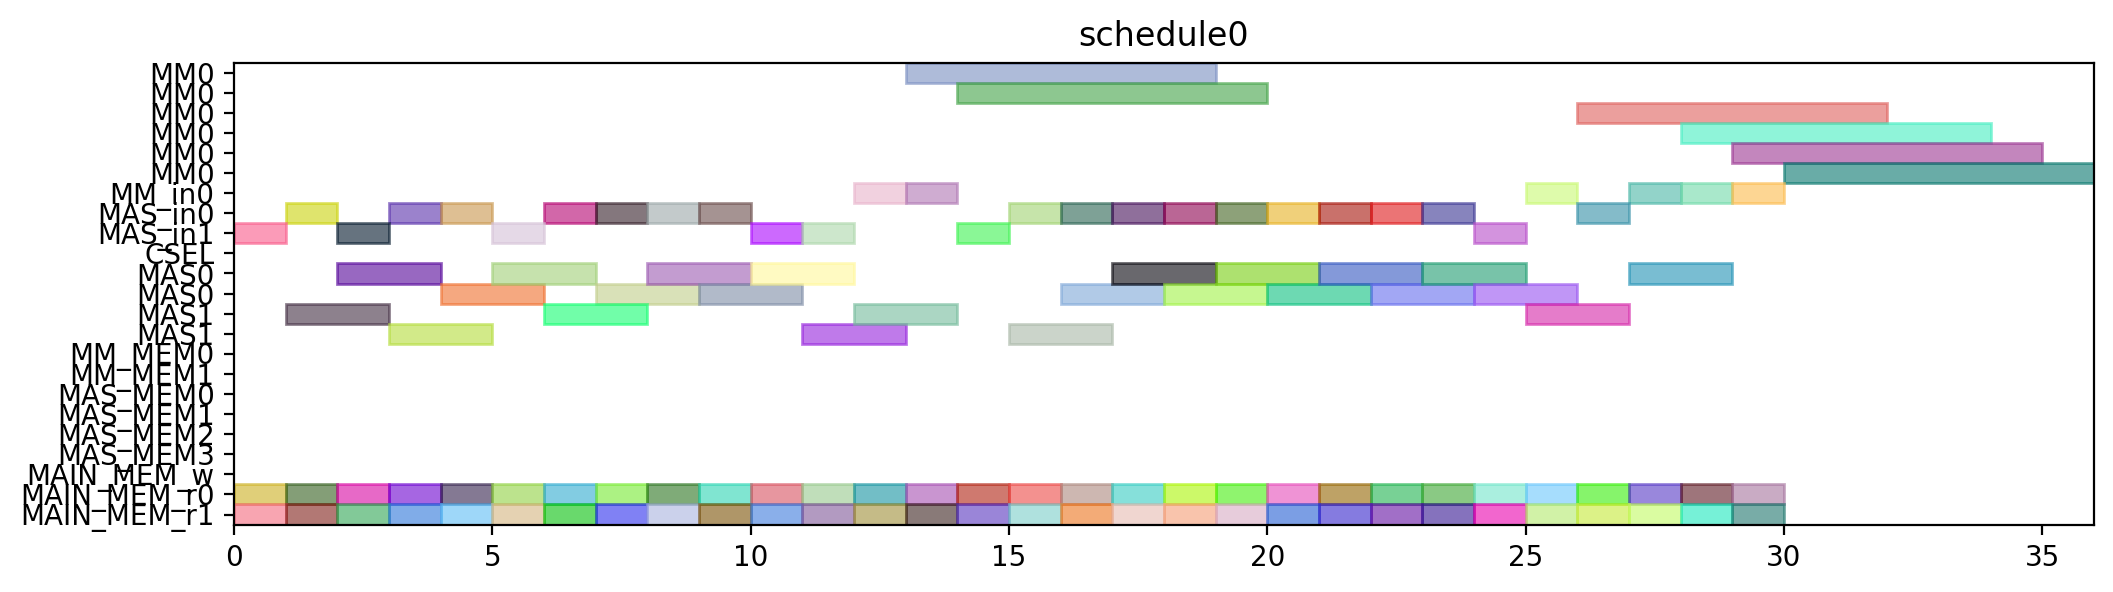

Source code (Python):
from pyschedule import Scenario, solvers, plotters, alt


def solve():
	horizon = 149
	S = Scenario("schedule0", horizon=horizon)

	# resource
	MM = S.Resources('MM', num=1, size=6)
	MM_in = S.Resources('MM_in', num=1)
	MAS_in = S.Resources('MAS_in', num=2)
	CSEL = S.Resource('CSEL')
	MAS = S.Resources('MAS', num=2, size=2, periods=range(1, horizon))
	MM_MEM = S.Resources('MM_MEM', num=2)
	MAS_MEM = S.Resources('MAS_MEM', num=4)
	MAIN_MEM_w = S.Resource('MAIN_MEM_w', size=1)
	MAIN_MEM_r = S.Resources('MAIN_MEM_r', num=2)

	# result of previous scheduling

	# new tasks
	d_t0_a1_0 = S.Task('d_t0_a1_0', length=2, delay_cost=1)
	d_t0_a1_0 += alt(MAS)
	d_t0_a1_0_in = S.Task('d_t0_a1_0_in', length=1, delay_cost=1)
	d_t0_a1_0_in += alt(MAS_in)
	S += d_t0_a1_0_in*MAS_in[0]<=d_t0_a1_0*MAS[0]

	S += d_t0_a1_0_in*MAS_in[1]<=d_t0_a1_0*MAS[1]

	d_t0_a1_0_mem0 = S.Task('d_t0_a1_0_mem0', length=1, delay_cost=1)
	d_t0_a1_0_mem0 += MAIN_MEM_r[0]
	S += d_t0_a1_0_mem0 <= d_t0_a1_0

	d_t0_a1_0_mem1 = S.Task('d_t0_a1_0_mem1', length=1, delay_cost=1)
	d_t0_a1_0_mem1 += MAIN_MEM_r[1]
	S += d_t0_a1_0_mem1 <= d_t0_a1_0

	d_t0_a1_1 = S.Task('d_t0_a1_1', length=2, delay_cost=1)
	d_t0_a1_1 += alt(MAS)
	d_t0_a1_1_in = S.Task('d_t0_a1_1_in', length=1, delay_cost=1)
	d_t0_a1_1_in += alt(MAS_in)
	S += d_t0_a1_1_in*MAS_in[0]<=d_t0_a1_1*MAS[0]

	S += d_t0_a1_1_in*MAS_in[1]<=d_t0_a1_1*MAS[1]

	d_t0_a1_1_mem0 = S.Task('d_t0_a1_1_mem0', length=1, delay_cost=1)
	d_t0_a1_1_mem0 += MAIN_MEM_r[0]
	S += d_t0_a1_1_mem0 <= d_t0_a1_1

	d_t0_a1_1_mem1 = S.Task('d_t0_a1_1_mem1', length=1, delay_cost=1)
	d_t0_a1_1_mem1 += MAIN_MEM_r[1]
	S += d_t0_a1_1_mem1 <= d_t0_a1_1

	d_t0_t10 = S.Task('d_t0_t10', length=2, delay_cost=1)
	d_t0_t10 += alt(MAS)
	d_t0_t10_in = S.Task('d_t0_t10_in', length=1, delay_cost=1)
	d_t0_t10_in += alt(MAS_in)
	S += d_t0_t10_in*MAS_in[0]<=d_t0_t10*MAS[0]

	S += d_t0_t10_in*MAS_in[1]<=d_t0_t10*MAS[1]

	d_t0_t10_mem0 = S.Task('d_t0_t10_mem0', length=1, delay_cost=1)
	d_t0_t10_mem0 += MAIN_MEM_r[0]
	S += d_t0_t10_mem0 <= d_t0_t10

	d_t0_t10_mem1 = S.Task('d_t0_t10_mem1', length=1, delay_cost=1)
	d_t0_t10_mem1 += MAIN_MEM_r[1]
	S += d_t0_t10_mem1 <= d_t0_t10

	d_t0_t11 = S.Task('d_t0_t11', length=2, delay_cost=1)
	d_t0_t11 += alt(MAS)
	d_t0_t11_in = S.Task('d_t0_t11_in', length=1, delay_cost=1)
	d_t0_t11_in += alt(MAS_in)
	S += d_t0_t11_in*MAS_in[0]<=d_t0_t11*MAS[0]

	S += d_t0_t11_in*MAS_in[1]<=d_t0_t11*MAS[1]

	d_t0_t11_mem0 = S.Task('d_t0_t11_mem0', length=1, delay_cost=1)
	d_t0_t11_mem0 += MAIN_MEM_r[0]
	S += d_t0_t11_mem0 <= d_t0_t11

	d_t0_t11_mem1 = S.Task('d_t0_t11_mem1', length=1, delay_cost=1)
	d_t0_t11_mem1 += MAIN_MEM_r[1]
	S += d_t0_t11_mem1 <= d_t0_t11

	d_t0_t3_t0 = S.Task('d_t0_t3_t0', length=6, delay_cost=1)
	d_t0_t3_t0 += alt(MM)
	d_t0_t3_t0_in = S.Task('d_t0_t3_t0_in', length=1, delay_cost=1)
	d_t0_t3_t0_in += alt(MM_in)
	S += d_t0_t3_t0_in*MM_in[0]<=d_t0_t3_t0*MM[0]
	d_t0_t3_t0_mem0 = S.Task('d_t0_t3_t0_mem0', length=1, delay_cost=1)
	d_t0_t3_t0_mem0 += MAIN_MEM_r[0]
	S += d_t0_t3_t0_mem0 <= d_t0_t3_t0

	d_t0_t3_t0_mem1 = S.Task('d_t0_t3_t0_mem1', length=1, delay_cost=1)
	d_t0_t3_t0_mem1 += MAIN_MEM_r[1]
	S += d_t0_t3_t0_mem1 <= d_t0_t3_t0

	d_t0_t3_t1 = S.Task('d_t0_t3_t1', length=6, delay_cost=1)
	d_t0_t3_t1 += alt(MM)
	d_t0_t3_t1_in = S.Task('d_t0_t3_t1_in', length=1, delay_cost=1)
	d_t0_t3_t1_in += alt(MM_in)
	S += d_t0_t3_t1_in*MM_in[0]<=d_t0_t3_t1*MM[0]
	d_t0_t3_t1_mem0 = S.Task('d_t0_t3_t1_mem0', length=1, delay_cost=1)
	d_t0_t3_t1_mem0 += MAIN_MEM_r[0]
	S += d_t0_t3_t1_mem0 <= d_t0_t3_t1

	d_t0_t3_t1_mem1 = S.Task('d_t0_t3_t1_mem1', length=1, delay_cost=1)
	d_t0_t3_t1_mem1 += MAIN_MEM_r[1]
	S += d_t0_t3_t1_mem1 <= d_t0_t3_t1

	d_t0_t3_t2 = S.Task('d_t0_t3_t2', length=2, delay_cost=1)
	d_t0_t3_t2 += alt(MAS)
	d_t0_t3_t2_in = S.Task('d_t0_t3_t2_in', length=1, delay_cost=1)
	d_t0_t3_t2_in += alt(MAS_in)
	S += d_t0_t3_t2_in*MAS_in[0]<=d_t0_t3_t2*MAS[0]

	S += d_t0_t3_t2_in*MAS_in[1]<=d_t0_t3_t2*MAS[1]

	d_t0_t3_t2_mem0 = S.Task('d_t0_t3_t2_mem0', length=1, delay_cost=1)
	d_t0_t3_t2_mem0 += MAIN_MEM_r[0]
	S += d_t0_t3_t2_mem0 <= d_t0_t3_t2

	d_t0_t3_t2_mem1 = S.Task('d_t0_t3_t2_mem1', length=1, delay_cost=1)
	d_t0_t3_t2_mem1 += MAIN_MEM_r[1]
	S += d_t0_t3_t2_mem1 <= d_t0_t3_t2

	d_t0_t3_t3 = S.Task('d_t0_t3_t3', length=2, delay_cost=1)
	d_t0_t3_t3 += alt(MAS)
	d_t0_t3_t3_in = S.Task('d_t0_t3_t3_in', length=1, delay_cost=1)
	d_t0_t3_t3_in += alt(MAS_in)
	S += d_t0_t3_t3_in*MAS_in[0]<=d_t0_t3_t3*MAS[0]

	S += d_t0_t3_t3_in*MAS_in[1]<=d_t0_t3_t3*MAS[1]

	d_t0_t3_t3_mem0 = S.Task('d_t0_t3_t3_mem0', length=1, delay_cost=1)
	d_t0_t3_t3_mem0 += MAIN_MEM_r[0]
	S += d_t0_t3_t3_mem0 <= d_t0_t3_t3

	d_t0_t3_t3_mem1 = S.Task('d_t0_t3_t3_mem1', length=1, delay_cost=1)
	d_t0_t3_t3_mem1 += MAIN_MEM_r[1]
	S += d_t0_t3_t3_mem1 <= d_t0_t3_t3

	d_t1_a1_0 = S.Task('d_t1_a1_0', length=2, delay_cost=1)
	d_t1_a1_0 += alt(MAS)
	d_t1_a1_0_in = S.Task('d_t1_a1_0_in', length=1, delay_cost=1)
	d_t1_a1_0_in += alt(MAS_in)
	S += d_t1_a1_0_in*MAS_in[0]<=d_t1_a1_0*MAS[0]

	S += d_t1_a1_0_in*MAS_in[1]<=d_t1_a1_0*MAS[1]

	d_t1_a1_0_mem0 = S.Task('d_t1_a1_0_mem0', length=1, delay_cost=1)
	d_t1_a1_0_mem0 += MAIN_MEM_r[0]
	S += d_t1_a1_0_mem0 <= d_t1_a1_0

	d_t1_a1_0_mem1 = S.Task('d_t1_a1_0_mem1', length=1, delay_cost=1)
	d_t1_a1_0_mem1 += MAIN_MEM_r[1]
	S += d_t1_a1_0_mem1 <= d_t1_a1_0

	d_t1_a1_1 = S.Task('d_t1_a1_1', length=2, delay_cost=1)
	d_t1_a1_1 += alt(MAS)
	d_t1_a1_1_in = S.Task('d_t1_a1_1_in', length=1, delay_cost=1)
	d_t1_a1_1_in += alt(MAS_in)
	S += d_t1_a1_1_in*MAS_in[0]<=d_t1_a1_1*MAS[0]

	S += d_t1_a1_1_in*MAS_in[1]<=d_t1_a1_1*MAS[1]

	d_t1_a1_1_mem0 = S.Task('d_t1_a1_1_mem0', length=1, delay_cost=1)
	d_t1_a1_1_mem0 += MAIN_MEM_r[0]
	S += d_t1_a1_1_mem0 <= d_t1_a1_1

	d_t1_a1_1_mem1 = S.Task('d_t1_a1_1_mem1', length=1, delay_cost=1)
	d_t1_a1_1_mem1 += MAIN_MEM_r[1]
	S += d_t1_a1_1_mem1 <= d_t1_a1_1

	d_t1_t10 = S.Task('d_t1_t10', length=2, delay_cost=1)
	d_t1_t10 += alt(MAS)
	d_t1_t10_in = S.Task('d_t1_t10_in', length=1, delay_cost=1)
	d_t1_t10_in += alt(MAS_in)
	S += d_t1_t10_in*MAS_in[0]<=d_t1_t10*MAS[0]

	S += d_t1_t10_in*MAS_in[1]<=d_t1_t10*MAS[1]

	d_t1_t10_mem0 = S.Task('d_t1_t10_mem0', length=1, delay_cost=1)
	d_t1_t10_mem0 += MAIN_MEM_r[0]
	S += d_t1_t10_mem0 <= d_t1_t10

	d_t1_t10_mem1 = S.Task('d_t1_t10_mem1', length=1, delay_cost=1)
	d_t1_t10_mem1 += MAIN_MEM_r[1]
	S += d_t1_t10_mem1 <= d_t1_t10

	d_t1_t11 = S.Task('d_t1_t11', length=2, delay_cost=1)
	d_t1_t11 += alt(MAS)
	d_t1_t11_in = S.Task('d_t1_t11_in', length=1, delay_cost=1)
	d_t1_t11_in += alt(MAS_in)
	S += d_t1_t11_in*MAS_in[0]<=d_t1_t11*MAS[0]

	S += d_t1_t11_in*MAS_in[1]<=d_t1_t11*MAS[1]

	d_t1_t11_mem0 = S.Task('d_t1_t11_mem0', length=1, delay_cost=1)
	d_t1_t11_mem0 += MAIN_MEM_r[0]
	S += d_t1_t11_mem0 <= d_t1_t11

	d_t1_t11_mem1 = S.Task('d_t1_t11_mem1', length=1, delay_cost=1)
	d_t1_t11_mem1 += MAIN_MEM_r[1]
	S += d_t1_t11_mem1 <= d_t1_t11

	d_t1_t3_t0 = S.Task('d_t1_t3_t0', length=6, delay_cost=1)
	d_t1_t3_t0 += alt(MM)
	d_t1_t3_t0_in = S.Task('d_t1_t3_t0_in', length=1, delay_cost=1)
	d_t1_t3_t0_in += alt(MM_in)
	S += d_t1_t3_t0_in*MM_in[0]<=d_t1_t3_t0*MM[0]
	d_t1_t3_t0_mem0 = S.Task('d_t1_t3_t0_mem0', length=1, delay_cost=1)
	d_t1_t3_t0_mem0 += MAIN_MEM_r[0]
	S += d_t1_t3_t0_mem0 <= d_t1_t3_t0

	d_t1_t3_t0_mem1 = S.Task('d_t1_t3_t0_mem1', length=1, delay_cost=1)
	d_t1_t3_t0_mem1 += MAIN_MEM_r[1]
	S += d_t1_t3_t0_mem1 <= d_t1_t3_t0

	d_t1_t3_t1 = S.Task('d_t1_t3_t1', length=6, delay_cost=1)
	d_t1_t3_t1 += alt(MM)
	d_t1_t3_t1_in = S.Task('d_t1_t3_t1_in', length=1, delay_cost=1)
	d_t1_t3_t1_in += alt(MM_in)
	S += d_t1_t3_t1_in*MM_in[0]<=d_t1_t3_t1*MM[0]
	d_t1_t3_t1_mem0 = S.Task('d_t1_t3_t1_mem0', length=1, delay_cost=1)
	d_t1_t3_t1_mem0 += MAIN_MEM_r[0]
	S += d_t1_t3_t1_mem0 <= d_t1_t3_t1

	d_t1_t3_t1_mem1 = S.Task('d_t1_t3_t1_mem1', length=1, delay_cost=1)
	d_t1_t3_t1_mem1 += MAIN_MEM_r[1]
	S += d_t1_t3_t1_mem1 <= d_t1_t3_t1

	d_t1_t3_t2 = S.Task('d_t1_t3_t2', length=2, delay_cost=1)
	d_t1_t3_t2 += alt(MAS)
	d_t1_t3_t2_in = S.Task('d_t1_t3_t2_in', length=1, delay_cost=1)
	d_t1_t3_t2_in += alt(MAS_in)
	S += d_t1_t3_t2_in*MAS_in[0]<=d_t1_t3_t2*MAS[0]

	S += d_t1_t3_t2_in*MAS_in[1]<=d_t1_t3_t2*MAS[1]

	d_t1_t3_t2_mem0 = S.Task('d_t1_t3_t2_mem0', length=1, delay_cost=1)
	d_t1_t3_t2_mem0 += MAIN_MEM_r[0]
	S += d_t1_t3_t2_mem0 <= d_t1_t3_t2

	d_t1_t3_t2_mem1 = S.Task('d_t1_t3_t2_mem1', length=1, delay_cost=1)
	d_t1_t3_t2_mem1 += MAIN_MEM_r[1]
	S += d_t1_t3_t2_mem1 <= d_t1_t3_t2

	d_t1_t3_t3 = S.Task('d_t1_t3_t3', length=2, delay_cost=1)
	d_t1_t3_t3 += alt(MAS)
	d_t1_t3_t3_in = S.Task('d_t1_t3_t3_in', length=1, delay_cost=1)
	d_t1_t3_t3_in += alt(MAS_in)
	S += d_t1_t3_t3_in*MAS_in[0]<=d_t1_t3_t3*MAS[0]

	S += d_t1_t3_t3_in*MAS_in[1]<=d_t1_t3_t3*MAS[1]

	d_t1_t3_t3_mem0 = S.Task('d_t1_t3_t3_mem0', length=1, delay_cost=1)
	d_t1_t3_t3_mem0 += MAIN_MEM_r[0]
	S += d_t1_t3_t3_mem0 <= d_t1_t3_t3

	d_t1_t3_t3_mem1 = S.Task('d_t1_t3_t3_mem1', length=1, delay_cost=1)
	d_t1_t3_t3_mem1 += MAIN_MEM_r[1]
	S += d_t1_t3_t3_mem1 <= d_t1_t3_t3

	d_t2_a1_0 = S.Task('d_t2_a1_0', length=2, delay_cost=1)
	d_t2_a1_0 += alt(MAS)
	d_t2_a1_0_in = S.Task('d_t2_a1_0_in', length=1, delay_cost=1)
	d_t2_a1_0_in += alt(MAS_in)
	S += d_t2_a1_0_in*MAS_in[0]<=d_t2_a1_0*MAS[0]

	S += d_t2_a1_0_in*MAS_in[1]<=d_t2_a1_0*MAS[1]

	d_t2_a1_0_mem0 = S.Task('d_t2_a1_0_mem0', length=1, delay_cost=1)
	d_t2_a1_0_mem0 += MAIN_MEM_r[0]
	S += d_t2_a1_0_mem0 <= d_t2_a1_0

	d_t2_a1_0_mem1 = S.Task('d_t2_a1_0_mem1', length=1, delay_cost=1)
	d_t2_a1_0_mem1 += MAIN_MEM_r[1]
	S += d_t2_a1_0_mem1 <= d_t2_a1_0

	d_t2_a1_1 = S.Task('d_t2_a1_1', length=2, delay_cost=1)
	d_t2_a1_1 += alt(MAS)
	d_t2_a1_1_in = S.Task('d_t2_a1_1_in', length=1, delay_cost=1)
	d_t2_a1_1_in += alt(MAS_in)
	S += d_t2_a1_1_in*MAS_in[0]<=d_t2_a1_1*MAS[0]

	S += d_t2_a1_1_in*MAS_in[1]<=d_t2_a1_1*MAS[1]

	d_t2_a1_1_mem0 = S.Task('d_t2_a1_1_mem0', length=1, delay_cost=1)
	d_t2_a1_1_mem0 += MAIN_MEM_r[0]
	S += d_t2_a1_1_mem0 <= d_t2_a1_1

	d_t2_a1_1_mem1 = S.Task('d_t2_a1_1_mem1', length=1, delay_cost=1)
	d_t2_a1_1_mem1 += MAIN_MEM_r[1]
	S += d_t2_a1_1_mem1 <= d_t2_a1_1

	d_t2_t10 = S.Task('d_t2_t10', length=2, delay_cost=1)
	d_t2_t10 += alt(MAS)
	d_t2_t10_in = S.Task('d_t2_t10_in', length=1, delay_cost=1)
	d_t2_t10_in += alt(MAS_in)
	S += d_t2_t10_in*MAS_in[0]<=d_t2_t10*MAS[0]

	S += d_t2_t10_in*MAS_in[1]<=d_t2_t10*MAS[1]

	d_t2_t10_mem0 = S.Task('d_t2_t10_mem0', length=1, delay_cost=1)
	d_t2_t10_mem0 += MAIN_MEM_r[0]
	S += d_t2_t10_mem0 <= d_t2_t10

	d_t2_t10_mem1 = S.Task('d_t2_t10_mem1', length=1, delay_cost=1)
	d_t2_t10_mem1 += MAIN_MEM_r[1]
	S += d_t2_t10_mem1 <= d_t2_t10

	d_t2_t11 = S.Task('d_t2_t11', length=2, delay_cost=1)
	d_t2_t11 += alt(MAS)
	d_t2_t11_in = S.Task('d_t2_t11_in', length=1, delay_cost=1)
	d_t2_t11_in += alt(MAS_in)
	S += d_t2_t11_in*MAS_in[0]<=d_t2_t11*MAS[0]

	S += d_t2_t11_in*MAS_in[1]<=d_t2_t11*MAS[1]

	d_t2_t11_mem0 = S.Task('d_t2_t11_mem0', length=1, delay_cost=1)
	d_t2_t11_mem0 += MAIN_MEM_r[0]
	S += d_t2_t11_mem0 <= d_t2_t11

	d_t2_t11_mem1 = S.Task('d_t2_t11_mem1', length=1, delay_cost=1)
	d_t2_t11_mem1 += MAIN_MEM_r[1]
	S += d_t2_t11_mem1 <= d_t2_t11

	d_t2_t3_t0 = S.Task('d_t2_t3_t0', length=6, delay_cost=1)
	d_t2_t3_t0 += alt(MM)
	d_t2_t3_t0_in = S.Task('d_t2_t3_t0_in', length=1, delay_cost=1)
	d_t2_t3_t0_in += alt(MM_in)
	S += d_t2_t3_t0_in*MM_in[0]<=d_t2_t3_t0*MM[0]
	d_t2_t3_t0_mem0 = S.Task('d_t2_t3_t0_mem0', length=1, delay_cost=1)
	d_t2_t3_t0_mem0 += MAIN_MEM_r[0]
	S += d_t2_t3_t0_mem0 <= d_t2_t3_t0

	d_t2_t3_t0_mem1 = S.Task('d_t2_t3_t0_mem1', length=1, delay_cost=1)
	d_t2_t3_t0_mem1 += MAIN_MEM_r[1]
	S += d_t2_t3_t0_mem1 <= d_t2_t3_t0

	d_t2_t3_t1 = S.Task('d_t2_t3_t1', length=6, delay_cost=1)
	d_t2_t3_t1 += alt(MM)
	d_t2_t3_t1_in = S.Task('d_t2_t3_t1_in', length=1, delay_cost=1)
	d_t2_t3_t1_in += alt(MM_in)
	S += d_t2_t3_t1_in*MM_in[0]<=d_t2_t3_t1*MM[0]
	d_t2_t3_t1_mem0 = S.Task('d_t2_t3_t1_mem0', length=1, delay_cost=1)
	d_t2_t3_t1_mem0 += MAIN_MEM_r[0]
	S += d_t2_t3_t1_mem0 <= d_t2_t3_t1

	d_t2_t3_t1_mem1 = S.Task('d_t2_t3_t1_mem1', length=1, delay_cost=1)
	d_t2_t3_t1_mem1 += MAIN_MEM_r[1]
	S += d_t2_t3_t1_mem1 <= d_t2_t3_t1

	d_t2_t3_t2 = S.Task('d_t2_t3_t2', length=2, delay_cost=1)
	d_t2_t3_t2 += alt(MAS)
	d_t2_t3_t2_in = S.Task('d_t2_t3_t2_in', length=1, delay_cost=1)
	d_t2_t3_t2_in += alt(MAS_in)
	S += d_t2_t3_t2_in*MAS_in[0]<=d_t2_t3_t2*MAS[0]

	S += d_t2_t3_t2_in*MAS_in[1]<=d_t2_t3_t2*MAS[1]

	d_t2_t3_t2_mem0 = S.Task('d_t2_t3_t2_mem0', length=1, delay_cost=1)
	d_t2_t3_t2_mem0 += MAIN_MEM_r[0]
	S += d_t2_t3_t2_mem0 <= d_t2_t3_t2

	d_t2_t3_t2_mem1 = S.Task('d_t2_t3_t2_mem1', length=1, delay_cost=1)
	d_t2_t3_t2_mem1 += MAIN_MEM_r[1]
	S += d_t2_t3_t2_mem1 <= d_t2_t3_t2

	d_t2_t3_t3 = S.Task('d_t2_t3_t3', length=2, delay_cost=1)
	d_t2_t3_t3 += alt(MAS)
	d_t2_t3_t3_in = S.Task('d_t2_t3_t3_in', length=1, delay_cost=1)
	d_t2_t3_t3_in += alt(MAS_in)
	S += d_t2_t3_t3_in*MAS_in[0]<=d_t2_t3_t3*MAS[0]

	S += d_t2_t3_t3_in*MAS_in[1]<=d_t2_t3_t3*MAS[1]

	d_t2_t3_t3_mem0 = S.Task('d_t2_t3_t3_mem0', length=1, delay_cost=1)
	d_t2_t3_t3_mem0 += MAIN_MEM_r[0]
	S += d_t2_t3_t3_mem0 <= d_t2_t3_t3

	d_t2_t3_t3_mem1 = S.Task('d_t2_t3_t3_mem1', length=1, delay_cost=1)
	d_t2_t3_t3_mem1 += MAIN_MEM_r[1]
	S += d_t2_t3_t3_mem1 <= d_t2_t3_t3

	d_t3000 = S.Task('d_t3000', length=2, delay_cost=1)
	d_t3000 += alt(MAS)
	d_t3000_in = S.Task('d_t3000_in', length=1, delay_cost=1)
	d_t3000_in += alt(MAS_in)
	S += d_t3000_in*MAS_in[0]<=d_t3000*MAS[0]

	S += d_t3000_in*MAS_in[1]<=d_t3000*MAS[1]

	d_t3000_mem0 = S.Task('d_t3000_mem0', length=1, delay_cost=1)
	d_t3000_mem0 += MAIN_MEM_r[0]
	S += d_t3000_mem0 <= d_t3000

	d_t3000_mem1 = S.Task('d_t3000_mem1', length=1, delay_cost=1)
	d_t3000_mem1 += MAIN_MEM_r[1]
	S += d_t3000_mem1 <= d_t3000

	d_t3001 = S.Task('d_t3001', length=2, delay_cost=1)
	d_t3001 += alt(MAS)
	d_t3001_in = S.Task('d_t3001_in', length=1, delay_cost=1)
	d_t3001_in += alt(MAS_in)
	S += d_t3001_in*MAS_in[0]<=d_t3001*MAS[0]

	S += d_t3001_in*MAS_in[1]<=d_t3001*MAS[1]

	d_t3001_mem0 = S.Task('d_t3001_mem0', length=1, delay_cost=1)
	d_t3001_mem0 += MAIN_MEM_r[0]
	S += d_t3001_mem0 <= d_t3001

	d_t3001_mem1 = S.Task('d_t3001_mem1', length=1, delay_cost=1)
	d_t3001_mem1 += MAIN_MEM_r[1]
	S += d_t3001_mem1 <= d_t3001

	d_t3010 = S.Task('d_t3010', length=2, delay_cost=1)
	d_t3010 += alt(MAS)
	d_t3010_in = S.Task('d_t3010_in', length=1, delay_cost=1)
	d_t3010_in += alt(MAS_in)
	S += d_t3010_in*MAS_in[0]<=d_t3010*MAS[0]

	S += d_t3010_in*MAS_in[1]<=d_t3010*MAS[1]

	d_t3010_mem0 = S.Task('d_t3010_mem0', length=1, delay_cost=1)
	d_t3010_mem0 += MAIN_MEM_r[0]
	S += d_t3010_mem0 <= d_t3010

	d_t3010_mem1 = S.Task('d_t3010_mem1', length=1, delay_cost=1)
	d_t3010_mem1 += MAIN_MEM_r[1]
	S += d_t3010_mem1 <= d_t3010

	d_t3011 = S.Task('d_t3011', length=2, delay_cost=1)
	d_t3011 += alt(MAS)
	d_t3011_in = S.Task('d_t3011_in', length=1, delay_cost=1)
	d_t3011_in += alt(MAS_in)
	S += d_t3011_in*MAS_in[0]<=d_t3011*MAS[0]

	S += d_t3011_in*MAS_in[1]<=d_t3011*MAS[1]

	d_t3011_mem0 = S.Task('d_t3011_mem0', length=1, delay_cost=1)
	d_t3011_mem0 += MAIN_MEM_r[0]
	S += d_t3011_mem0 <= d_t3011

	d_t3011_mem1 = S.Task('d_t3011_mem1', length=1, delay_cost=1)
	d_t3011_mem1 += MAIN_MEM_r[1]
	S += d_t3011_mem1 <= d_t3011

	d_t4000 = S.Task('d_t4000', length=2, delay_cost=1)
	d_t4000 += alt(MAS)
	d_t4000_in = S.Task('d_t4000_in', length=1, delay_cost=1)
	d_t4000_in += alt(MAS_in)
	S += d_t4000_in*MAS_in[0]<=d_t4000*MAS[0]

	S += d_t4000_in*MAS_in[1]<=d_t4000*MAS[1]

	d_t4000_mem0 = S.Task('d_t4000_mem0', length=1, delay_cost=1)
	d_t4000_mem0 += MAIN_MEM_r[0]
	S += d_t4000_mem0 <= d_t4000

	d_t4000_mem1 = S.Task('d_t4000_mem1', length=1, delay_cost=1)
	d_t4000_mem1 += MAIN_MEM_r[1]
	S += d_t4000_mem1 <= d_t4000

	d_t4001 = S.Task('d_t4001', length=2, delay_cost=1)
	d_t4001 += alt(MAS)
	d_t4001_in = S.Task('d_t4001_in', length=1, delay_cost=1)
	d_t4001_in += alt(MAS_in)
	S += d_t4001_in*MAS_in[0]<=d_t4001*MAS[0]

	S += d_t4001_in*MAS_in[1]<=d_t4001*MAS[1]

	d_t4001_mem0 = S.Task('d_t4001_mem0', length=1, delay_cost=1)
	d_t4001_mem0 += MAIN_MEM_r[0]
	S += d_t4001_mem0 <= d_t4001

	d_t4001_mem1 = S.Task('d_t4001_mem1', length=1, delay_cost=1)
	d_t4001_mem1 += MAIN_MEM_r[1]
	S += d_t4001_mem1 <= d_t4001

	solvers.mip.solve(S,msg=1,kind='CPLEX',ratio_gap=1.01)

	solution = [['hoge']*len(S.solution()[1]) for i in range(len(S.solution()))]
	for i in range(len(S.solution())):
		for j in range(len(S.solution()[i])):
			solution[i][j]=str(S.solution()[i][j])
	print(solution)

	cycles = int(solution[-1][3])

	pic_file_name = "/mnt/rose/usr1/fukuda/ABE/multiRAM_multiMAS_16mux/scheduling_result/stage6MM1_stage2MAS2/FP12_LADDERMUL/schedule0.png"
	if(S.solution() != []):
		plotters.matplotlib.plot(S,img_filename=pic_file_name, show_task_labels=False, fig_size=(cycles*0.25+3, 3))

	return solution
